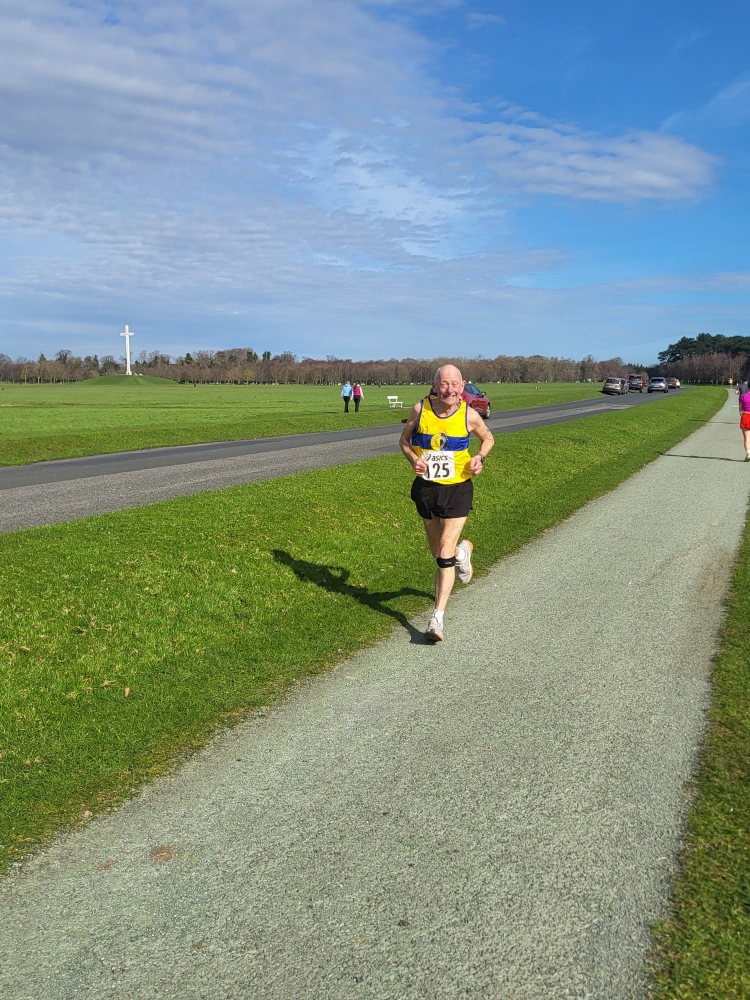
#> input picture assets/images/galleryimgs/avondale2026/IMG-20260308-WA0010.jpg, 1500 x 2000 px (shown at 1/2 size); its folder holds 4 pictures in this run
$ python create_thumbs_avondale.py
#> lines starting #> are read from the running program, lines starting #| are printed output that depends on the picture
from PIL import Image
import os
import glob

source_dir = r"c:\LiffeyValleyAC.github.io\assets\images\galleryimgs\avondale2026"
thumb_dir = os.path.join(source_dir, "thumbs")

os.makedirs(thumb_dir, exist_ok=True)

extensions = ['*.jpg', '*.jpeg', '*.JPG', '*.JPEG', '*.png', '*.PNG']
files = []
for ext in extensions:
    files.extend(glob.glob(os.path.join(source_dir, ext)))
#> pass 2 of the loop `for ext in extensions:`:
#> pass 3 of the loop `for ext in extensions:`:
#> the loop made 6 passes; the first 3 are shown

files = [f for f in files if 'thumbs' not in f.lower()]
print(f"Procesando {len(files)} imagenes...")

for filepath in files:
    filename = os.path.basename(filepath)
    name, ext = os.path.splitext(filename)
    thumb_name = name + "_thumb.jpg"
    thumb_path = os.path.join(thumb_dir, thumb_name)

    try:
        with Image.open(filepath) as img:
#> img is the input picture: PIL image 1500x2000 RGB; mean R, G, B 128.8, 148.6, 136.9
            if img.mode in ('RGBA', 'P'):
                img = img.convert('RGB')
            img.thumbnail((300, 300), Image.Resampling.LANCZOS)
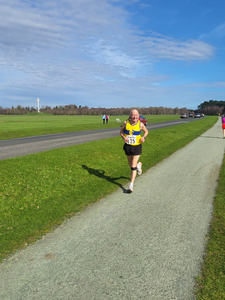
#> img: PIL image 225x300 RGB; mean R, G, B 128.7, 148.5, 136.8
            img.save(thumb_path, "JPEG", quality=75, optimize=True)
            print(f"OK: {thumb_name}")
    except Exception as e:
        print(f"ERROR: {filename}: {e}")
#> pass 2 of the loop `for filepath in files:`:
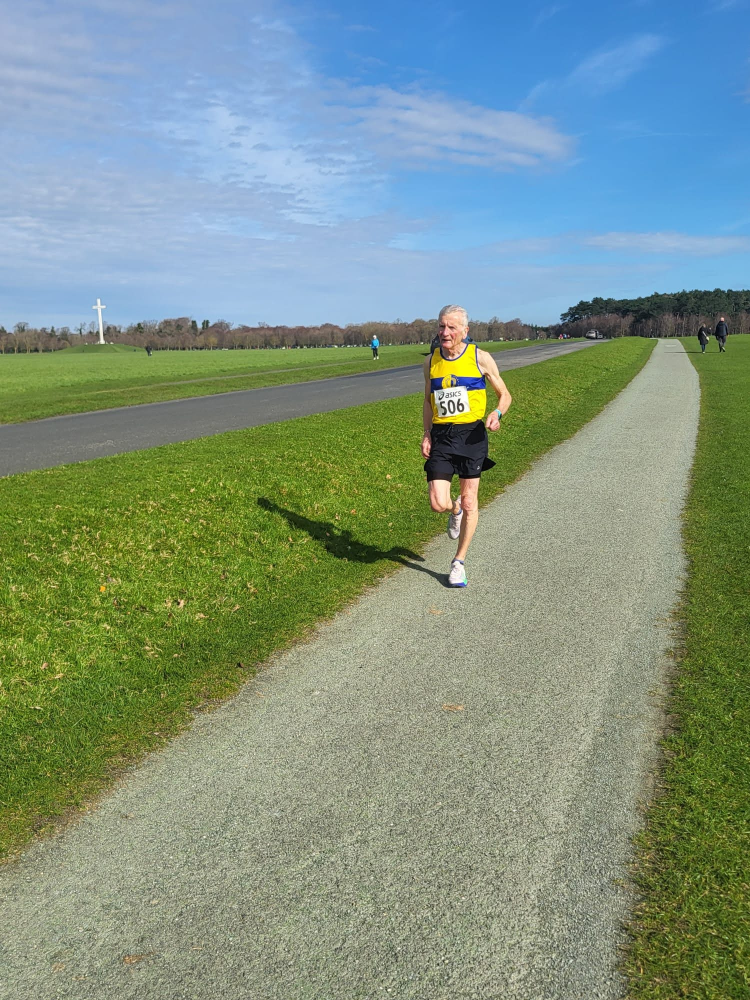
#> input picture assets/images/galleryimgs/avondale2026/IMG-20260308-WA0011.jpg, 1500 x 2000 px (shown at 1/2 size)
#> img is the input picture: PIL image 1500x2000 RGB; mean R, G, B 127.1, 147.9, 133.1
#> `img.thumbnail((300, 300), Image.Resampling.LANCZOS)`:
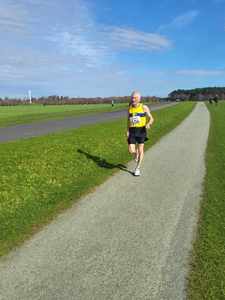
#> img: PIL image 225x300 RGB; mean R, G, B 127, 147.8, 133
#> pass 3 of the loop `for filepath in files:`:
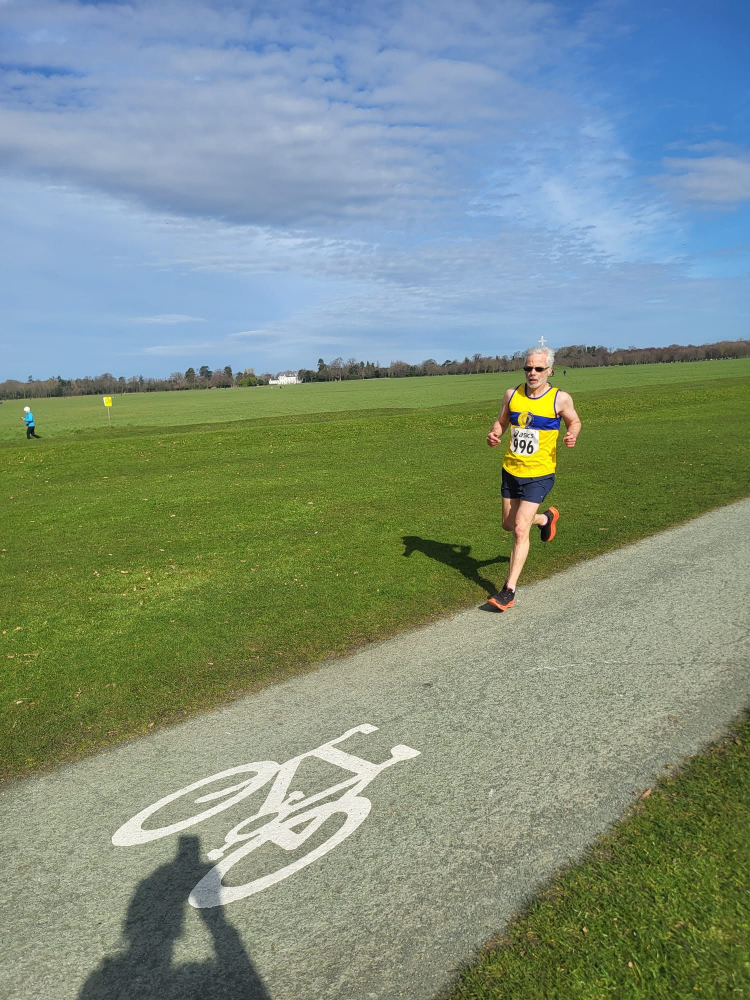
#> input picture assets/images/galleryimgs/avondale2026/IMG-20260308-WA0012.jpg, 1500 x 2000 px (shown at 1/2 size)
#> img is the input picture: PIL image 1500x2000 RGB; mean R, G, B 126.6, 144.5, 131
#> `img.thumbnail((300, 300), Image.Resampling.LANCZOS)`:
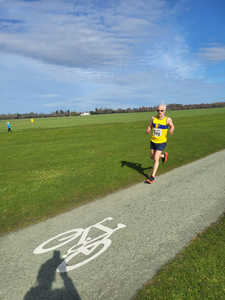
#> img: PIL image 225x300 RGB; mean R, G, B 126.5, 144.4, 130.9
#> the loop made 8 passes; the first 3 are shown

print(f"\nThumbnails creados en: {thumb_dir}")
print(f"Total: {len([f for f in os.listdir(thumb_dir) if f.endswith('_thumb.jpg')])} miniaturas")
